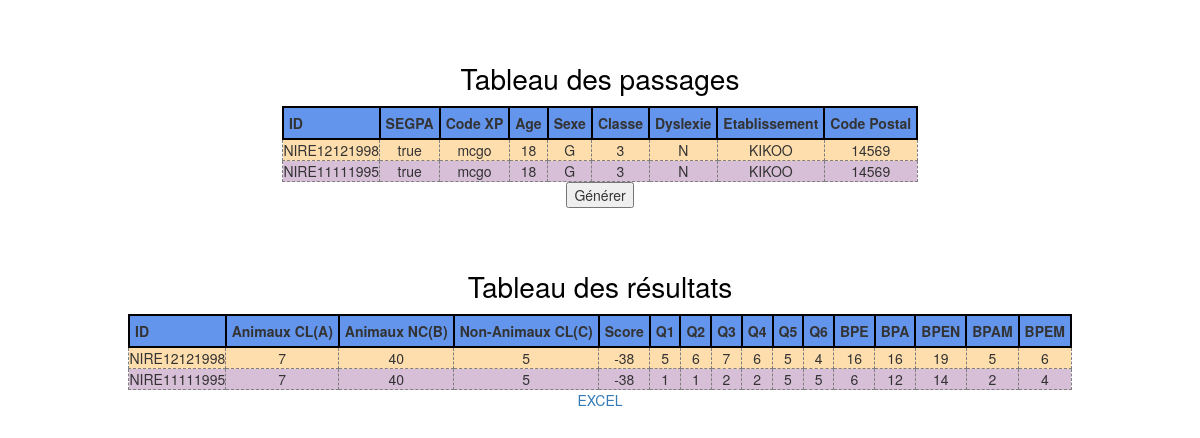
Screenshot of /gest/index.php with the database file from the repository.
### tables this page shows
CREATE TABLE `passage` (
  `id` varchar(16) NOT NULL,
  `segpa` varchar(5) NOT NULL,
  `codexp` varchar(4) NOT NULL,
  `age` int(11) NOT NULL,
  `sexe` char(1) NOT NULL,
  `classe` int(1) NOT NULL,
  `dys` char(1) NOT NULL,
  `etablissement` varchar(255) NOT NULL,
  `postal` varchar(20) NOT NULL,
  `xp1` varchar(490) NOT NULL,
  `xp2` varchar(9) NOT NULL,
  `date_enregistrement` timestamp NOT NULL DEFAULT CURRENT_TIMESTAMP
);

CREATE TABLE `result` (
  `id_eleve` varchar(16) NOT NULL,
  `b_rep_nc` int(11) NOT NULL,
  `b_rep_cl` int(11) NOT NULL,
  `m_rep_nc` int(11) NOT NULL,
  `m_rep_cl` int(11) NOT NULL,
  `score` int(11) NOT NULL,
  `q_rep` int(11) NOT NULL,
  `bpa` int(11) NOT NULL,
  `bpe` int(11) NOT NULL,
  `bpen` int(11) NOT NULL,
  `bpam` int(11) NOT NULL,
  `bpem` int(11) NOT NULL
);

### gest/index.php (the view, shortened to what this page needs)
<!DOCTYPE html>
<html>
<head>
    <link rel="stylesheet" href="../css/gest.css">
    <link rel="stylesheet" href="https://maxcdn.bootstrapcdn.com/bootstrap/3.3.7/css/bootstrap.min.css">
</head>
<body>
<?php
    include("bdd.php");
    $req = $bdd->query("SELECT * FROM passage");
?>
<table id="table-passage" class="tableau">
    <caption>Tableau des passages</caption>
    <thead>
        <tr>
            <th>ID</th>
            <th>SEGPA</th>
            <th>Code XP</th>
            <th>Age</th>
            <th>Sexe</th>
            <th>Classe</th>
            <th>Dyslexie</th>
            <th>Etablissement</th>
            <th>Code Postal</th>
        </tr>
    </thead>
    <tbody>
    <?php while($data = $req->fetch()){?>
        <tr>
            <td><?php echo substr($data['id'],0,-4)?></td>
            <td><?php echo $data['segpa']?></td>
            <td><?php echo $data['codexp']?></td>
            <td><?php echo $data['age']?></td>
            <td><?php echo $data['sexe']?></td>
            <td><?php echo $data['classe']?></td>
            <td><?php echo $data['dys']?></td>
            <td><?php echo $data['etablissement']?></td>
            <td><?php echo $data['postal']?></td>
        </tr>
        <?php } $req->closeCursor();?>
    </tbody>
</table>
<form action="generate.php" method="post">
    <input type="submit" value="Générer">
</form>
<table id="table-result" class="tableau">
    <caption>Tableau des résultats</caption>
    <thead>
    <tr>
        <th>ID</th>
        <th>Animaux CL(A)</th>
        <th>Animaux NC(B)</th>
        <th>Non-Animaux CL(C)</th>
        <th>Score</th>
        <th>Q1</th>
        <th>Q2</th>
        <th>Q3</th>
        <th>Q4</th>
        <th>Q5</th>
        <th>Q6</th>
        <th>BPE</th>
        <th>BPA</th>
        <th>BPEN</th>
        <th>BPAM</th>
        <th>BPEM</th>
    </tr>
    </thead>
    <tbody>
    <?php
    $req = $bdd->query("SELECT * FROM result");
     while($data = $req->fetch()){?>
        <tr>
            <td><?php echo substr($data['id_eleve'],0,-4)?></td>
            <td><?php echo $data['b_rep_cl']?></td>
            <td><?php echo $data['m_rep_nc']?></td>
            <td><?php echo $data['m_rep_cl']?></td>
            <td><?php echo $data['score']?></td>
            <td><?php echo $data['q_rep'][0]?></td>
            <td><?php echo $data['q_rep'][1]?></td>
            <td><?php echo $data['q_rep'][2]?></td>
            <td><?php echo $data['q_rep'][3]?></td>
            <td><?php echo $data['q_rep'][4]?></td>
            <td><?php echo $data['q_rep'][5]?></td>
            <td><?php echo $data['bpa']?></td>
            <td><?php echo $data['bpe']?></td>
            <td><?php echo $data['bpen']?></td>
            <td><?php echo $data['bpam']?></td>
            <td><?php echo $data['bpem']?></td>
        </tr>
    <?php } $req->closeCursor();?>
    </tbody>
</table>
<div>
    <a href="excel.php">EXCEL</a>
</div>
</body>
</html>

### css/gest.css (style rules this page uses)
body { margin : auto; text-align: center; }
.tableau { margin : auto; margin-top: 50px; }
.tableau th { background: cornflowerblue; padding: 5px; border: 2px solid black; }
.tableau tbody tr { background: navajowhite; }
.tableau tbody tr { text-align: center; }
.tableau tbody td { border: 1px dashed gray; }
.tableau caption { text-align: center; font-size : 2em; color: black; }
.tableau tbody tr:nth-child(2n+2) { background: thistle; }

### rows the page displays
passage: id "NIRE12121998", segpa "true", codexp "mcgo", age "18", sexe "G", classe "3", dys "N", etablissement "KIKOO", postal "14569"
passage: id "NIRE11111995", segpa "true", codexp "mcgo", age "18", sexe "G", classe "3", dys "N", etablissement "KIKOO", postal "14569"
result: id_eleve "NIRE12121998", b_rep_cl "7", m_rep_nc "40", m_rep_cl "5", score "-38", q_rep "5", q_rep "6", q_rep "7", q_rep "4", bpa "16", bpe "16", bpen "19", bpam "5", bpem "6"
result: id_eleve "NIRE11111995", b_rep_cl "7", m_rep_nc "40", m_rep_cl "5", score "-38", q_rep "1", q_rep "2", q_rep "5", bpa "6", bpe "12", bpen "14", bpam "2", bpem "4"
